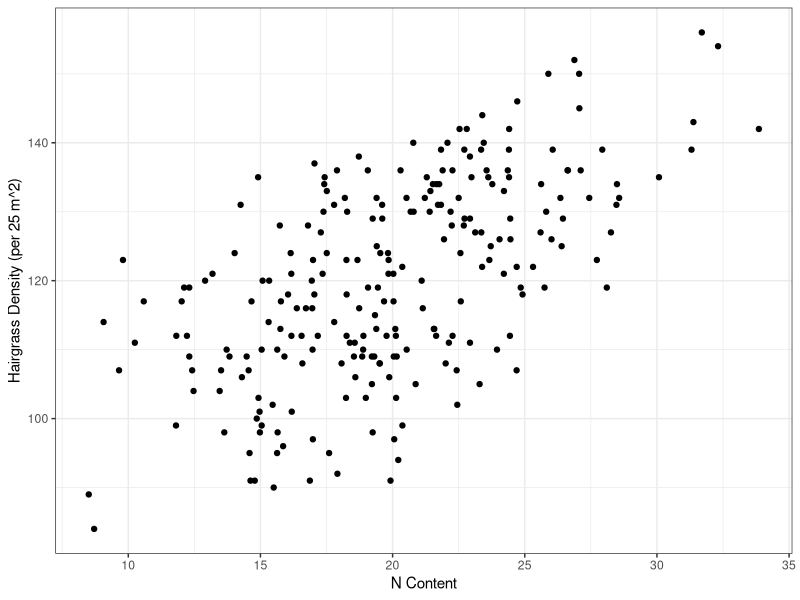
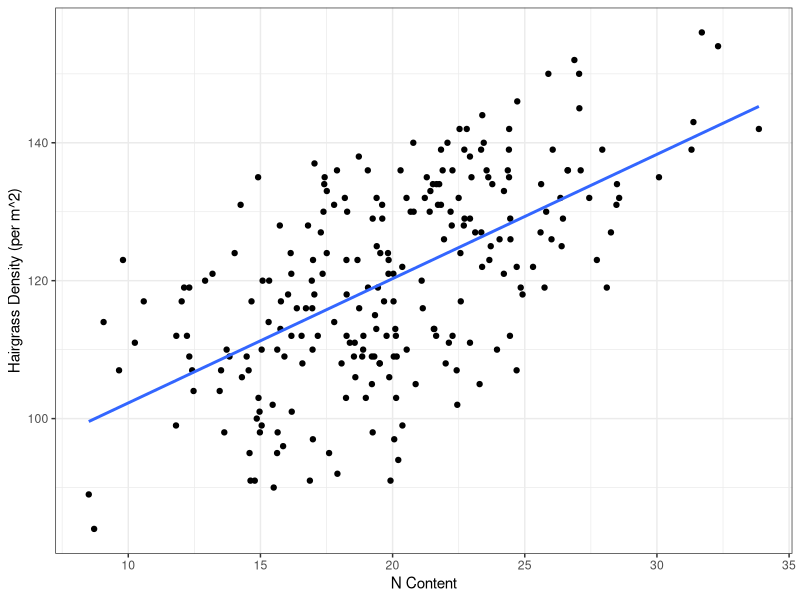
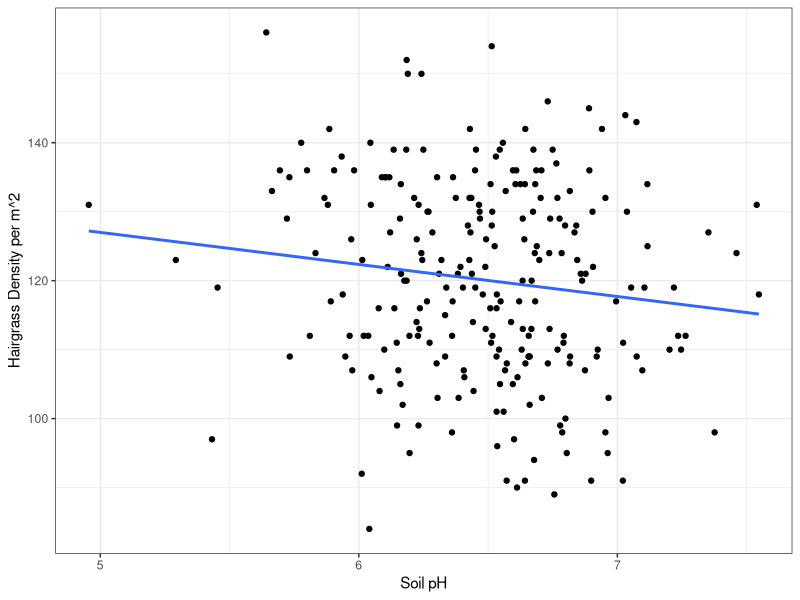

Recreate these plots in R, in order.
## ---- chunk 1
knitr::opts_chunk$set(echo = TRUE)
## ---- chunk 2
library(tidyverse)
hairgrass_data <- read_csv("../../module_3/data/hairgrass_data.csv")
## ---- chunk 3
head(hairgrass_data)
tail(hairgrass_data)
## ---- chunk 4
hairgrass_data %>% 
  summarise(mean_N = mean(soil_nitrogen),
            sd_N = sd(soil_nitrogen))
## ---- chunk 5
ggplot(hairgrass_data, aes(soil_nitrogen, hairgrass_density)) +
  geom_point() +
  labs(x = "N Content",
       y = "Hairgrass Density (per 25 m^2)") +
  theme_bw()
## ---- chunk 6
ggplot(hairgrass_data, aes(soil_nitrogen, hairgrass_density)) +
  geom_point() +
  geom_smooth(method = "lm", se = FALSE) +
  labs(x = "N Content",
       y = "Hairgrass Density (per m^2)") +
  theme_bw()

# method = "lm" is required!
# se = FALSE is optional
## ---- chunk 7
r_nitrogen <- cor(x = hairgrass_data$soil_nitrogen, y = hairgrass_data$hairgrass_density)
r_nitrogen
## ---- chunk 8
r_nitrogen^2
## ---- chunk 9
nitrogen_model <- lm(hairgrass_density ~ soil_nitrogen, data = hairgrass_data)
summary(nitrogen_model)
## ---- chunk 10
hairgrass_data %>% 
  summarize(mean_pH = mean(soil_ph),
            sd_pH = sd(soil_ph))
## ---- chunk 11
ggplot(hairgrass_data, aes(soil_ph, hairgrass_density)) +
  geom_point() +
  geom_smooth(method = "lm", se = FALSE) +
  labs(x = "Soil pH",
       y = "Hairgrass Density per m^2") + 
  theme_bw()
## ---- chunk 12
r_ph <- cor(x = hairgrass_data$soil_ph, y = hairgrass_data$hairgrass_density)
## ---- chunk 13
r_ph^2
## ---- chunk 14
# hairgrass density  = m(soil_ph) + b
## ---- chunk 15
ph_model <- lm(hairgrass_density ~ soil_ph, data = hairgrass_data)
summary(ph_model)
